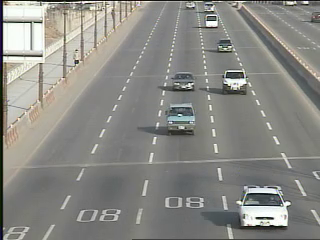
#> input picture frame 2 of object detection/Project_outdoor video1.mov, 320 x 240 px
$ jupyter execute 'car detection.ipynb'
#> lines starting #> are read from the running program, lines starting #| are printed output that depends on the picture
[cell 1]
import cv2
import numpy as np

[cell 2]
cap = cv2.VideoCapture('./Project_outdoor video1.mov')
bgs = cv2.createBackgroundSubtractorKNN()

fps = cap.get(cv2.CAP_PROP_FPS)
delay = round(300/fps)

if not cap.isOpened():
    print("Camera open failed!")
    exit()


while True:
    # 카메라로부터 프레임을 정상적으로 받아오면 ret에는 True,
    # frame에는 해당 프레임이 저장됨
    ret, frame = cap.read()
#> frame is the input picture: shape (240, 320, 3); mean B, G, R 132.6, 137.6, 138

    if not ret:
        break

    # 현재 프레임 반전
    resize_frame = cv2.resize(frame, (0,0), fx=3, fy=3, interpolation = cv2.INTER_LANCZOS4)

    fgmask = bgs.apply(resize_frame)
#> fgmask: shape (720, 960); every value is 255

    mask = np.zeros((fgmask.shape[0]+2, fgmask.shape[1]+2), np.uint8)
    _, fgmask_fill = cv2.threshold(fgmask, 170, 255, cv2.THRESH_BINARY)


    fgmask_blur = cv2.medianBlur(cv2.medianBlur(fgmask_fill, 5), 5)
    final_mask = fgmask_blur.copy()
    cv2.floodFill(final_mask, mask, (0,0), 255)
    final = cv2.bitwise_xor(~final_mask, fgmask_blur)
    final = cv2.dilate(final, np.ones((3,3), np.uint8), iterations=3)

    #채널별로 엣지까지 제거한 결과
    final_B = cv2.medianBlur(final, 3)&resize_frame[:,:,0]
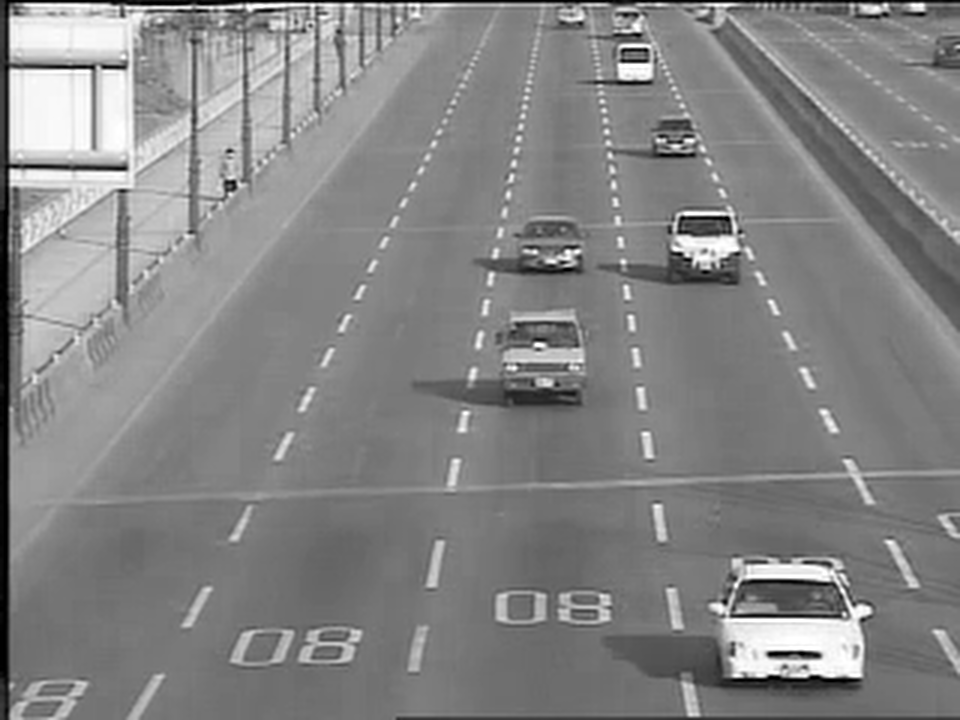
#> final_B: shape (720, 960); min 0, max 255, mean 132.6
    final_G = cv2.medianBlur(final, 3)&resize_frame[:,:,1]
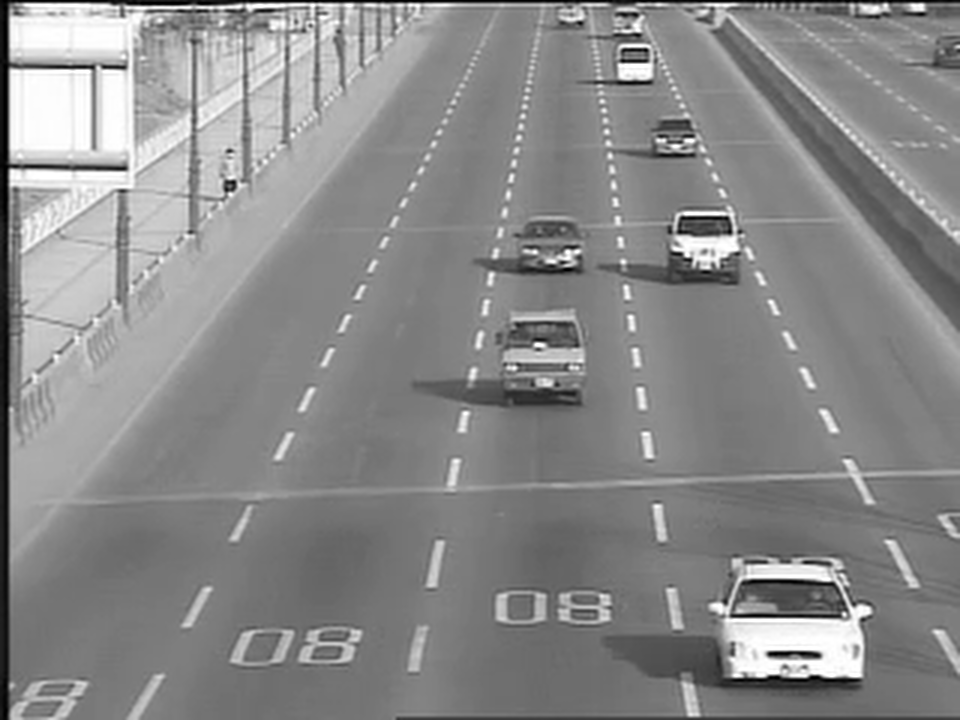
#> final_G: shape (720, 960); min 0, max 255, mean 137.5
    final_R = cv2.medianBlur(final, 3)&resize_frame[:,:,2]

    #medianBlur 추가해서 salt noise 제거
    #final_end = cv2.medianBlur(cv2.merge((final_B,final_G,final_R)), 3)
    final_end = cv2.merge((final_B,final_G,final_R))

    cv2.imshow('car Video', final_end)

    # 일정 시간 기다린 후 다음 프레임 처리.
    # 만약 ESC 키를 누르면 while 루프 종료
    if cv2.waitKey(delay) == 27:
#> (key Esc is pressed here)
        break

# 사용한 자원 해제
cap.release()
cv2.destroyAllWindows()

$ run again, starting later in the video
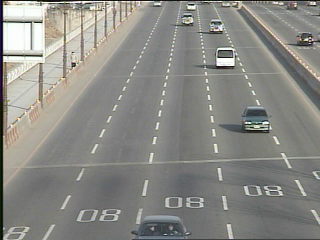
#> input picture frame 12 of object detection/Project_outdoor video1.mov, 320 x 240 px
#> frame is the input picture: shape (240, 320, 3); mean B, G, R 133.1, 137.8, 138.4
#> fgmask: shape (720, 960); every value is 255
#> `final_B = cv2.medianBlur(final, 3)&resize_frame[:,:,0]`:
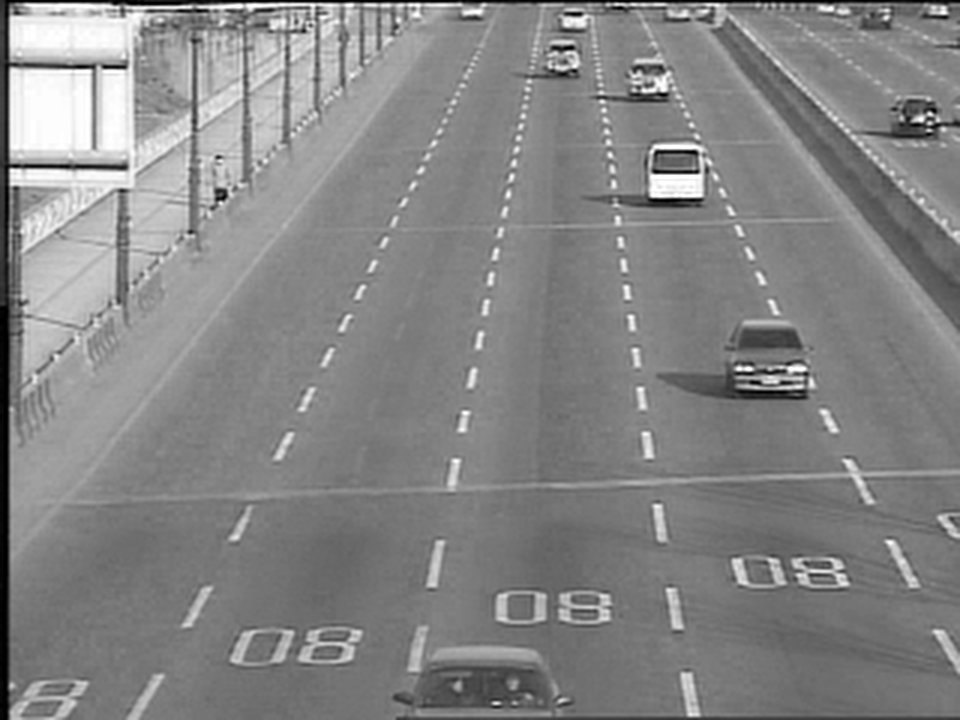
#> final_B: shape (720, 960); min 0, max 255, mean 133.1
#> `final_G = cv2.medianBlur(final, 3)&resize_frame[:,:,1]`:
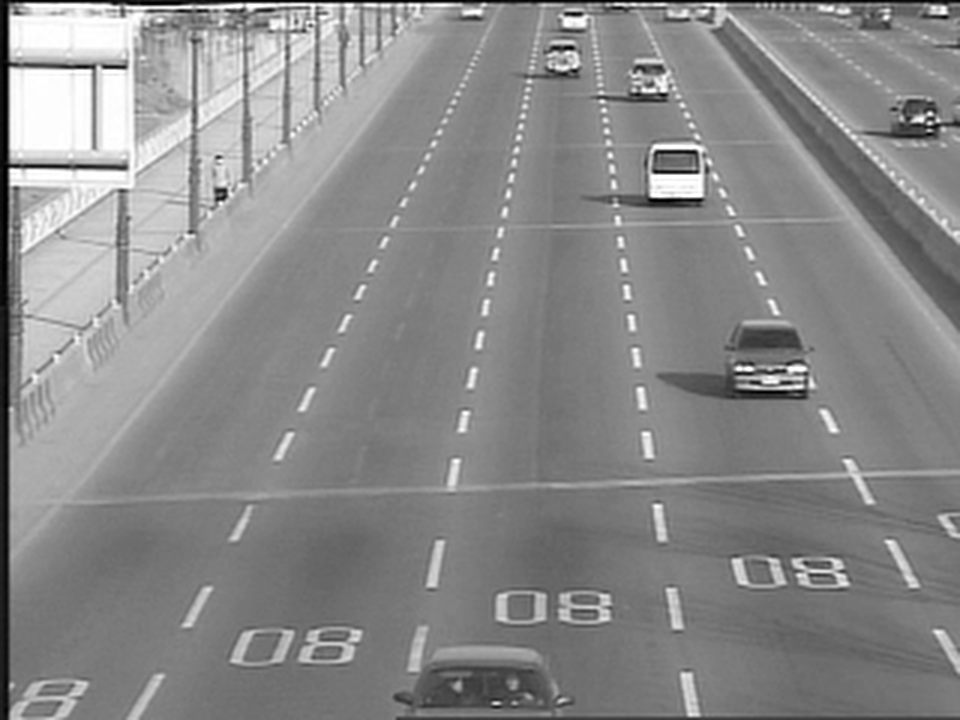
#> final_G: shape (720, 960); min 0, max 255, mean 137.7

$ run again, starting later in the video
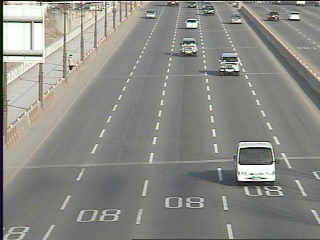
#> input picture frame 22 of object detection/Project_outdoor video1.mov, 320 x 240 px
#> frame is the input picture: shape (240, 320, 3); mean B, G, R 132.8, 137.9, 138.5
#> fgmask: shape (720, 960); every value is 255
#> `final_B = cv2.medianBlur(final, 3)&resize_frame[:,:,0]`:
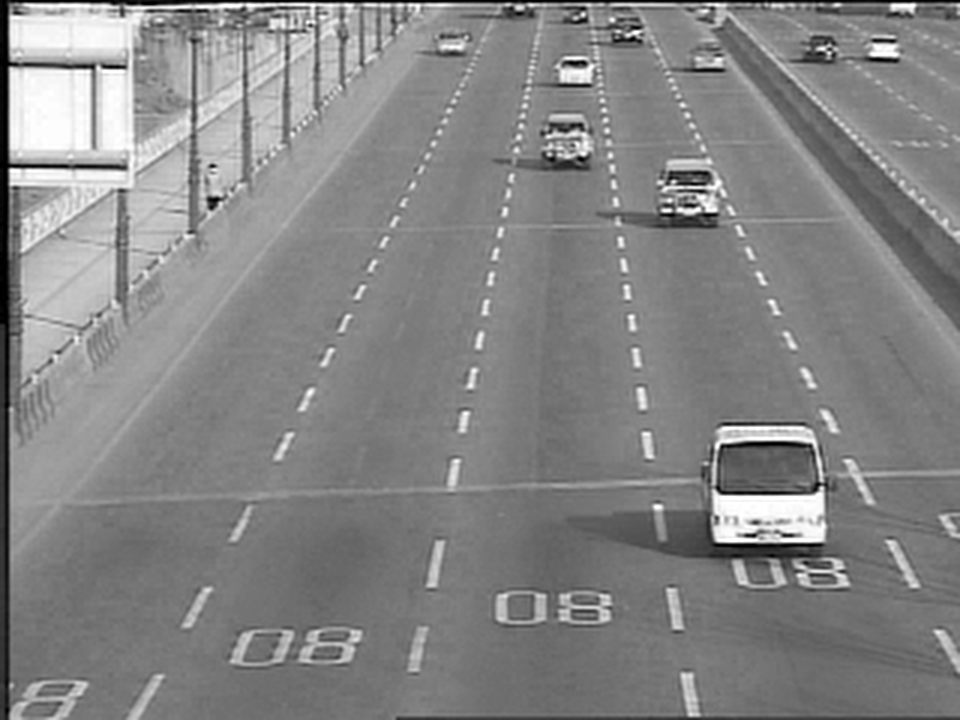
#> final_B: shape (720, 960); min 0, max 255, mean 132.8
#> `final_G = cv2.medianBlur(final, 3)&resize_frame[:,:,1]`:
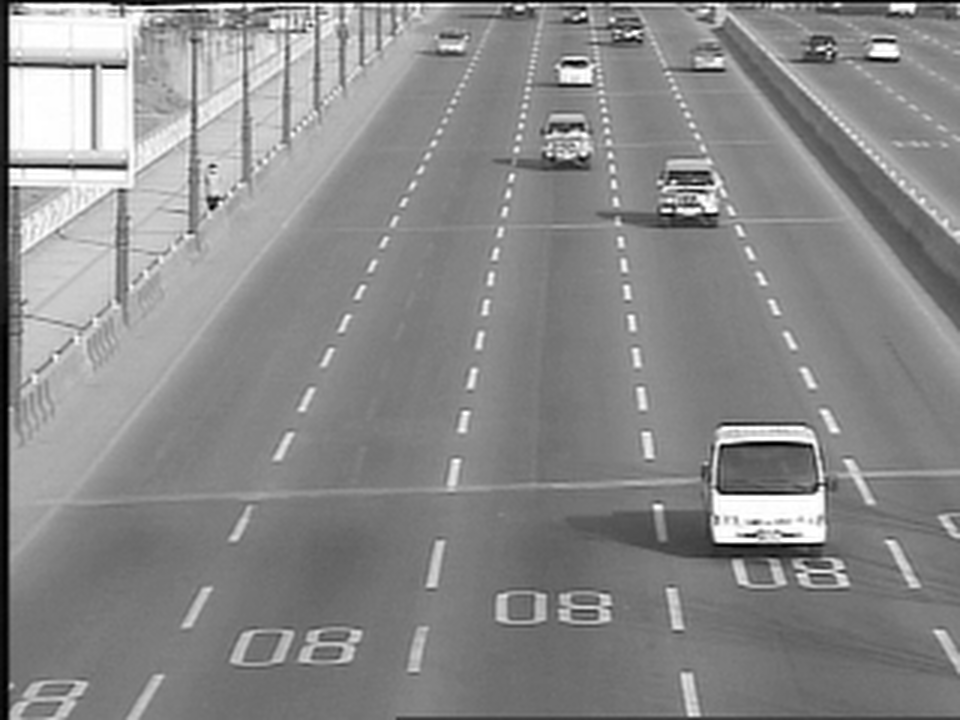
#> final_G: shape (720, 960); min 0, max 255, mean 137.8
